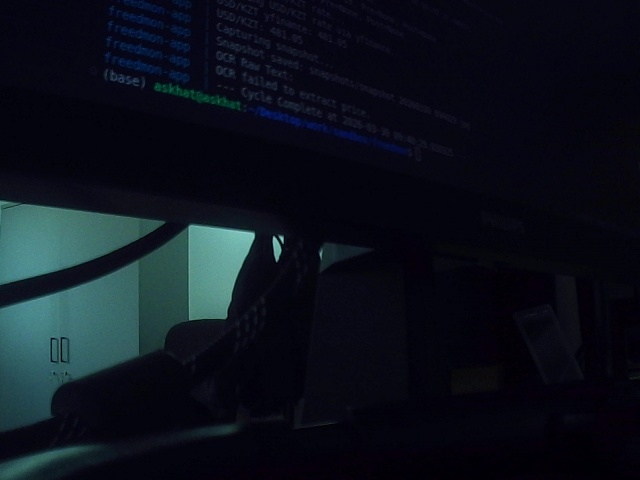
#> input picture snapshots/snapshot_20260330_105852.jpg, 640 x 480 px
$ python -i test_ocr_regression.py   (imports and definitions only)
#> lines starting #> are read from the running program, lines starting #| are printed output that depends on the picture; after the words box and inside, x2 and y2 are one past the last pixel; in counts of white or black regions, pixels touching at a corner belong together
#> further down, picture is the input picture: shape (480, 640, 3); mean B, G, R 27.6, 17.9, 12.3
import cv2
import pytesseract
import os

pytesseract.pytesseract.tesseract_cmd = r'C:\Program Files\Tesseract-OCR\tesseract.exe'

def ocr_old(img):
    gray = cv2.cvtColor(img, cv2.COLOR_BGR2GRAY)
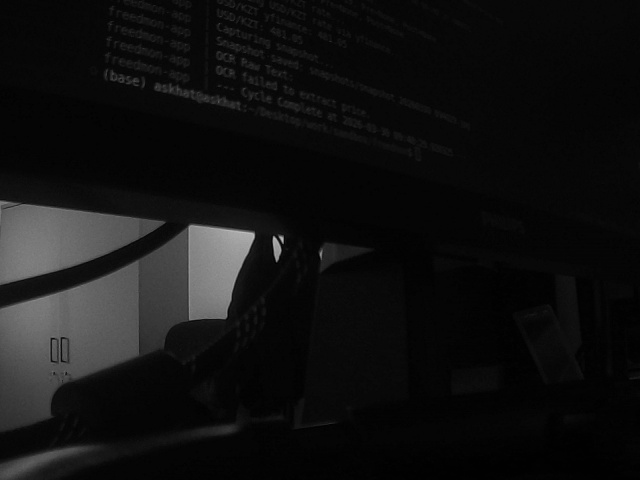
#> gray: shape (480, 640); min 0, max 191, mean 17.2
    resized = cv2.resize(gray, None, fx=3, fy=3, interpolation=cv2.INTER_CUBIC)
    denoised = cv2.bilateralFilter(resized, 9, 75, 75)
    _, thresh = cv2.threshold(denoised, 0, 255, cv2.THRESH_BINARY + cv2.THRESH_OTSU)
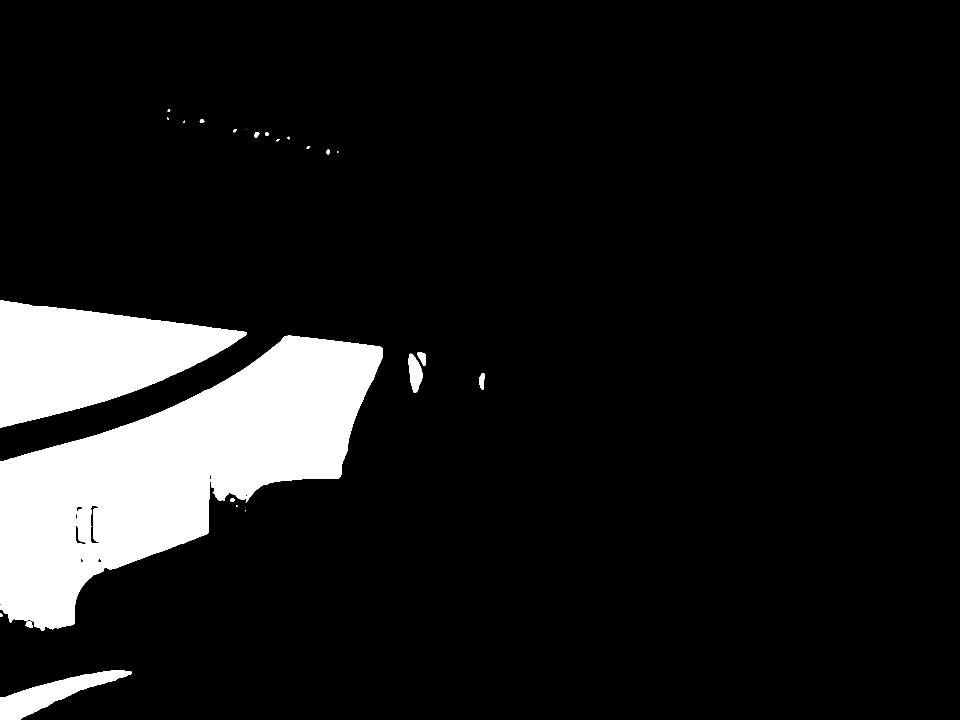
#> thresh: shape (1440, 1920) (shown at 1/2 size); 10.6% white; 24 white regions (6 under 20 px), largest, box (x1, y1, x2, y2) and area: (0, 671, 766, 1262) 206947, (0, 601, 494, 855) 73252, (0, 1341, 264, 1440) 9339
    config = r'--psm 7 -c tessedit_char_whitelist=0123456789.,=FT'
#> (the run stopped early here; a loop or call above may not have finished)
